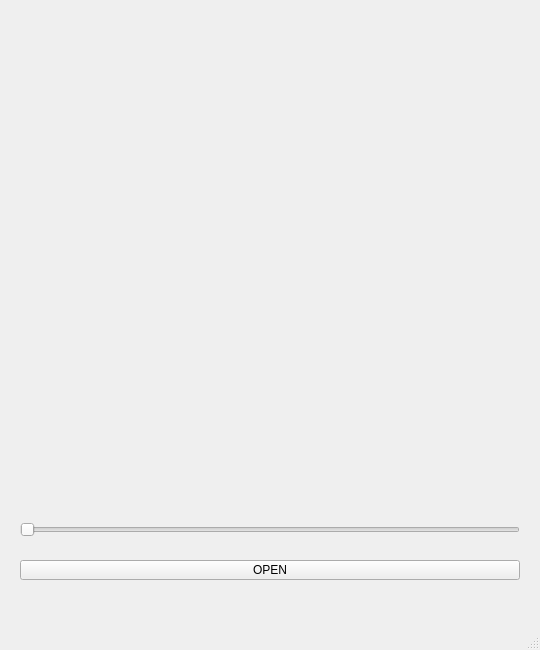
<?xml version="1.0" encoding="UTF-8"?>
<ui version="4.0">
 <class>MainWindow</class>
 <widget class="QMainWindow" name="MainWindow">
  <property name="geometry">
   <rect>
    <x>0</x>
    <y>0</y>
    <width>540</width>
    <height>650</height>
   </rect>
  </property>
  <property name="windowTitle">
   <string>MainWindow</string>
  </property>
  <widget class="QWidget" name="centralwidget">
   <widget class="QLabel" name="lbl">
    <property name="geometry">
     <rect>
      <x>20</x>
      <y>20</y>
      <width>500</width>
      <height>500</height>
     </rect>
    </property>
    <property name="text">
     <string/>
    </property>
   </widget>
   <widget class="QSlider" name="sld">
    <property name="geometry">
     <rect>
      <x>20</x>
      <y>520</y>
      <width>500</width>
      <height>20</height>
     </rect>
    </property>
    <property name="orientation">
     <enum>Qt::Horizontal</enum>
    </property>
   </widget>
   <widget class="QPushButton" name="button">
    <property name="geometry">
     <rect>
      <x>20</x>
      <y>560</y>
      <width>500</width>
      <height>20</height>
     </rect>
    </property>
    <property name="text">
     <string>OPEN</string>
    </property>
   </widget>
  </widget>
  <widget class="QMenuBar" name="menubar">
   <property name="geometry">
    <rect>
     <x>0</x>
     <y>0</y>
     <width>540</width>
     <height>21</height>
    </rect>
   </property>
  </widget>
  <widget class="QStatusBar" name="statusbar"/>
 </widget>
 <resources/>
 <connections/>
</ui>
